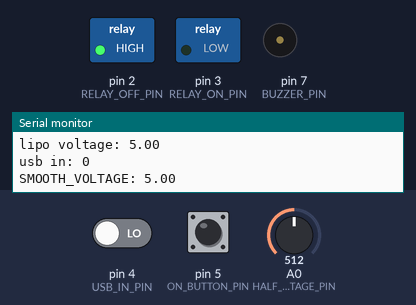
A sketch run on a simulated Arduino Uno, built with avr-gcc and run on an emulated ATmega328P. Parts: switched loads named in the sketch (green lamp = pin HIGH), buzzer (waves = sounding), the last lines printed to the serial monitor. Dashed ring = blinking. The inputs (shaded band) are chosen by the test bench; at power-on: pin 4 (USB_IN_PIN) LOW, A0 (HALF_LIPO_VOLTAGE_PIN) = 512, pin 5 (ON_BUTTON_PIN) LOW.

Above: at 1.4 s.
1.5 s: pin 4 (USB_IN_PIN) driven HIGH
At 3.09 s:
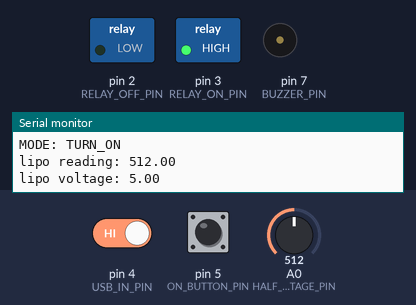
4.5 s: A0 (HALF_LIPO_VOLTAGE_PIN) set to 918
7.5 s: A0 (HALF_LIPO_VOLTAGE_PIN) set to 943
At 10.3 s:
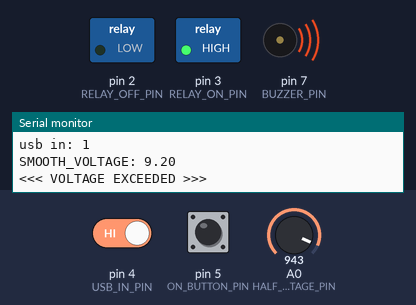
10.5 s: A0 (HALF_LIPO_VOLTAGE_PIN) set to 1023
13.5 s: pin 4 (USB_IN_PIN) driven LOW
At 14.3 s:
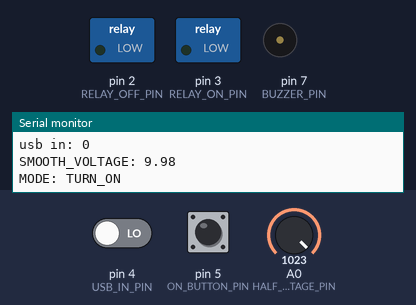
16.5 s: pin 4 (USB_IN_PIN) driven HIGH
At 18.3 s:
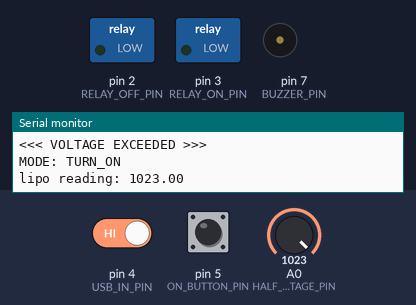
Timing chart, 0 to 20.5 s (numbered marks = the images above; inputs shaded):
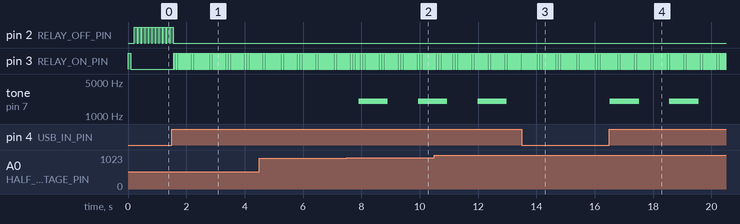

Measured:
- the behaviour switches between 932 and 933 on A0 (HALF_LIPO_VOLTAGE_PIN) (found by bisection; images 1 and 2)
- after the input at 1.5 s, pin 2 (RELAY_OFF_PIN): goes on until 1.5 s, then stays LOW; pin 3 (RELAY_ON_PIN): alternates HIGH for 0.02 s and LOW for 0.02 s, starting after 0.07 s
- after the input at 7.5 s, tone on pin 7 (BUZZER_PIN): silent → 2000 Hz after 0.41 s, → silent 1.0 s later, → 2000 Hz 1.0 s later
- after the input at 13.5 s, tone on pin 7 (BUZZER_PIN): stays silent (without the input it goes to 2000 Hz after 0.49 s)
- after the input at 16.5 s, tone on pin 7 (BUZZER_PIN): alternates 2000 Hz for 1.0 s and silent for 1.0 s, starting at once
- by itself, pin 2 (RELAY_OFF_PIN): alternates HIGH for 0.10 s and LOW for 0.02 s

The sketch:

charge_control.ino
```cpp
const int RELAY_ON_PIN = 3;
const int RELAY_OFF_PIN = 2;
const int USB_IN_PIN = 4;
const int ON_BUTTON_PIN = 5;
const int HALF_LIPO_VOLTAGE_PIN = 0;
const int BUZZER_PIN = 7;

const float MIN_ALLOWED_OFF = 7.71;
const float MIN_REQUIRED_OFF = 7.42;
const float CHARGED_THRESHOLD = 9.0;
const float BUZZ_DELAY = 1.0;

float last_buzz_stamp = -2.0 * BUZZ_DELAY;
bool permanent_off;

float moving_avg = 0;
float moving_denom = 0;
const float DECAY_FACTOR = 0.95;

float start_charged_stamp = -1;


void turn_on_pin_for_set_time(int pinName, int setTimeInMilliseconds) {
  digitalWrite(pinName, HIGH);
  delay(setTimeInMilliseconds);
  digitalWrite(pinName, LOW);
}

void setup() {
  pinMode(RELAY_ON_PIN, OUTPUT);
  pinMode(RELAY_OFF_PIN, OUTPUT);
  pinMode(USB_IN_PIN, INPUT);
  pinMode(ON_BUTTON_PIN, INPUT);
  pinMode(HALF_LIPO_VOLTAGE_PIN, INPUT);
  pinMode(BUZZER_PIN, OUTPUT);

  Serial.begin(115200);
  Serial.println("BOOTED");

  turn_on_pin_for_set_time(RELAY_ON_PIN, 100);
  permanent_off = false;

  while (digitalRead(ON_BUTTON_PIN) == HIGH) {
    delay(10);
  }

  delay(100);
}

void loop() {
  delay(20);
  float lipo_reading = analogRead(HALF_LIPO_VOLTAGE_PIN);
  // we multiply by 2 as it goes through voltage divider
  // this is the voltage of the 2-cell lipo
  float voltage = 2 * 5.0 * (lipo_reading / 1024.0);

  long millis_stamp = millis();
  long buzz_millis = BUZZ_DELAY * 1000;
  float stamp = millis_stamp / 1000.0;
  float time_since_buzz = stamp - last_buzz_stamp;

  Serial.print("lipo reading: ");
  Serial.println(lipo_reading);
  Serial.print("lipo voltage: ");
  Serial.println(voltage);

  Serial.print("usb in: ");
  Serial.println(digitalRead(USB_IN_PIN));

  moving_avg = moving_avg * DECAY_FACTOR + voltage;
  moving_denom = moving_denom * DECAY_FACTOR + 1.0;
  float smooth_voltage = moving_avg / moving_denom;
  Serial.print("SMOOTH_VOLTAGE: ");
  Serial.println(smooth_voltage);

  String mode = "UNKNOWN";
  bool is_charging = digitalRead(USB_IN_PIN);
  bool is_fully_charged = smooth_voltage > CHARGED_THRESHOLD;

  if (is_charging && (smooth_voltage > CHARGED_THRESHOLD)) {
    Serial.println("<<< VOLTAGE EXCEEDED >>>");
    if (time_since_buzz > BUZZ_DELAY * 2) {
      tone(BUZZER_PIN, 2000, buzz_millis);
      last_buzz_stamp = stamp;
    }
  }

  if (permanent_off) {
    digitalWrite(RELAY_OFF_PIN, HIGH);
    mode = "PERMA_OFF";
  } else {
    if ((smooth_voltage < MIN_REQUIRED_OFF) && !is_charging) {
      turn_on_pin_for_set_time(RELAY_OFF_PIN, 100);
      mode = "FORCE_OFF";
    } else {
      turn_on_pin_for_set_time(RELAY_ON_PIN, 20);
      mode = "TURN_ON";
    }

    if ((digitalRead(ON_BUTTON_PIN) == HIGH) && (smooth_voltage < MIN_ALLOWED_OFF)) {
      permanent_off = true;
    }
  }

  Serial.print("MODE: ");
  Serial.println(mode);
}
```
